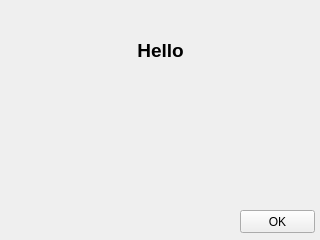
<?xml version="1.0" encoding="UTF-8"?>
<ui version="4.0">
 <class>MainWindow</class>
 <widget class="QMainWindow" name="MainWindow">
  <property name="geometry">
   <rect>
    <x>0</x>
    <y>0</y>
    <width>320</width>
    <height>240</height>
   </rect>
  </property>
  <property name="windowTitle">
   <string>EX01-bouton</string>
  </property>
  <widget class="QWidget" name="centralwidget">
   <widget class="QPushButton" name="pushButton">
    <property name="geometry">
     <rect>
      <x>240</x>
      <y>210</y>
      <width>75</width>
      <height>23</height>
     </rect>
    </property>
    <property name="text">
     <string>OK</string>
    </property>
   </widget>
   <widget class="QLabel" name="label">
    <property name="geometry">
     <rect>
      <x>110</x>
      <y>30</y>
      <width>101</width>
      <height>41</height>
     </rect>
    </property>
    <property name="font">
     <font>
      <pointsize>14</pointsize>
      <weight>75</weight>
      <bold>true</bold>
     </font>
    </property>
    <property name="cursor">
     <cursorShape>ArrowCursor</cursorShape>
    </property>
    <property name="text">
     <string>Hello</string>
    </property>
    <property name="alignment">
     <set>Qt::AlignCenter</set>
    </property>
   </widget>
  </widget>
 </widget>
 <resources/>
 <connections/>
</ui>
